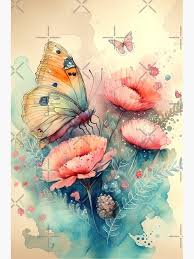
//> input picture Images/butterfly.jpeg, 194 x 259 px
$ ./3._Color_Channel_Extraction   (built with g++ and OpenCV 4)
//> lines starting //> are read from the running program, lines starting //| are printed output that depends on the picture
#include <iostream>
#include <fstream>
#include <opencv2/opencv.hpp>
using namespace cv;
using namespace std;

int main() {
	// Check if the image file exists using ifstream
	ifstream file("C:\\Users\\Smarth Kaushal\\OneDrive\\Desktop\\butterfly.jpeg");
	if (!file) {
		cout << "File not found!" << endl;
		return -1;
	}

	// Load the image from file
	Mat image = imread("C:\\Users\\Smarth Kaushal\\OneDrive\\Desktop\\butterfly.jpeg", IMREAD_COLOR);
//> image is the input picture: 259 rows x 194 cols, CV_8UC3; mean B, G, R 171.7, 191.9, 200.4

	// Check if the image was loaded successfully
	if (image.empty()) {
		cout << "Could not open or find the image!" << endl;
		return -1;
	}

	// Split the image into its 3 separate BGR channels
	vector<Mat> channels(3); // std::vector to hold the channels, cv::Mat for each channel
	split(image, channels);  // Use OpenCV split() to decompose the image into B, G, R channels
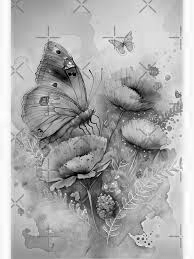
//> channels[0]: 259 rows x 194 cols, CV_8UC1; min 0, max 255, mean 171.7
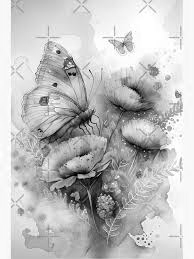
//> channels[1]: 259 rows x 194 cols, CV_8UC1; min 0, max 255, mean 191.9
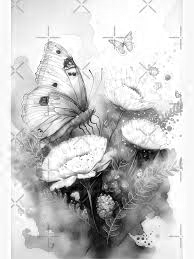
//> channels[2]: 259 rows x 194 cols, CV_8UC1; min 0, max 255, mean 200.4

	// Display the individual channels (optional, for debugging purposes)
	imshow("Original Image", image);
	imshow("Blue Channel",  channels[0]);
	imshow("Green Channel", channels[1]);
	imshow("Red Channel",   channels[2]);

	// Wait for a key press indefinitely
	waitKey(0);
	return 0;
}
